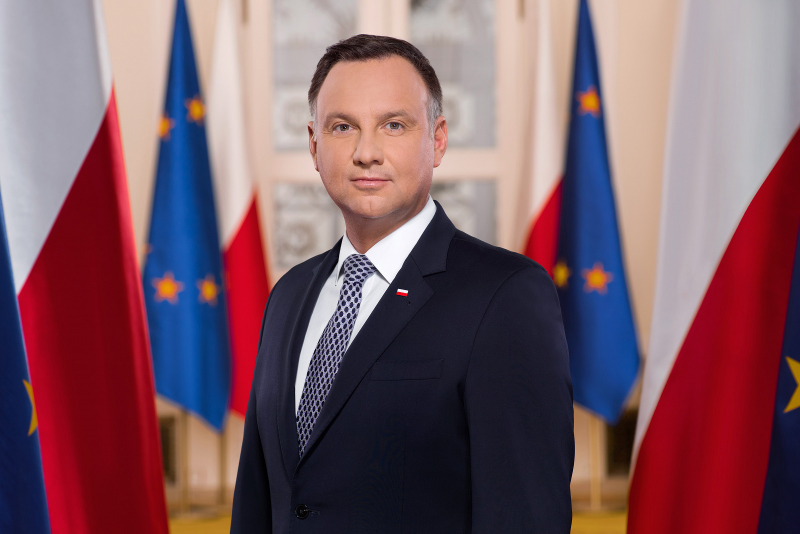
#> input picture kolo/duda.jpg, 1600 x 1067 px (shown at 1/2 size)
$ jupyter execute kolo2.ipynb
#> lines starting #> are read from the running program, lines starting #| are printed output that depends on the picture
[cell 1]
import cv2
import matplotlib.pyplot as plt
import numpy as np

[cell 2]
lake_color = cv2.imread('duda.jpg', cv2.IMREAD_COLOR)
#> lake_color is the input picture: shape (1067, 1600, 3); mean B, G, R 100.9, 90.9, 125.3
lake_gray = cv2.cvtColor(lake_color, cv2.COLOR_BGR2GRAY)
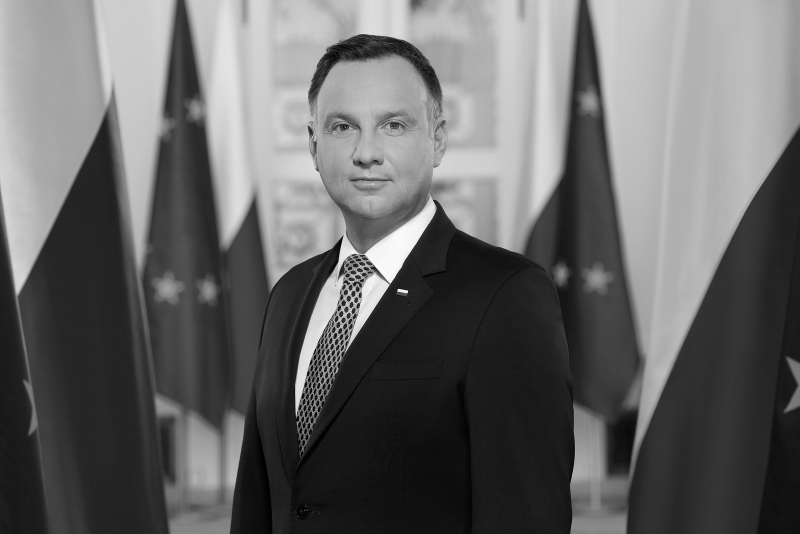
#> lake_gray: shape (1067, 1600) (shown at 1/2 size); min 0, max 255, mean 102.3

[cell 3]
clahe = cv2.createCLAHE(
    clipLimit=2.0,
    tileGridSize=(4, 4)
)
equalized_lake_gray = clahe.apply(lake_gray)
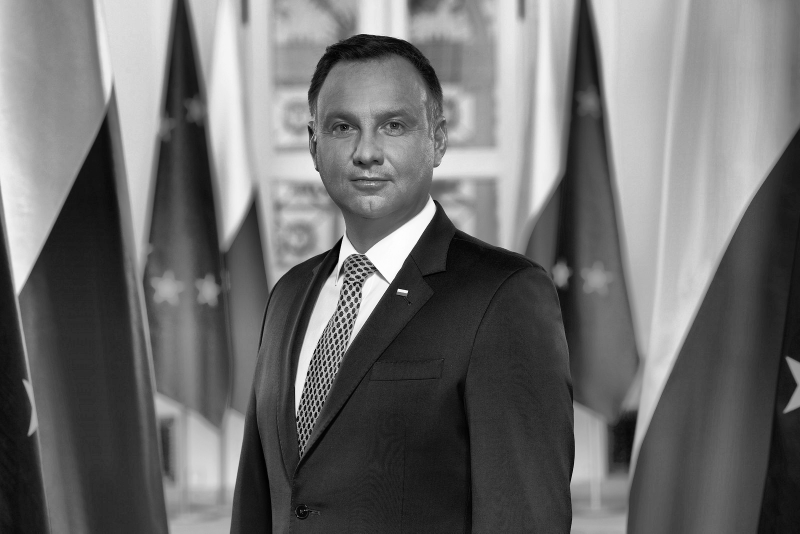
#> equalized_lake_gray: shape (1067, 1600) (shown at 1/2 size); min 0, max 255, mean 109.4

[cell 4]
plt.subplot(221)
plt.imshow(lake_gray, cmap='gray')

plt.subplot(222)
plt.hist(lake_gray.ravel(), bins=256, range=(0, 256), color='gray')

plt.subplot(223)
plt.imshow(equalized_lake_gray, cmap='gray')

plt.subplot(224)
plt.hist(equalized_lake_gray.ravel(), bins=256, range=(0, 256), color='gray')

plt.show()
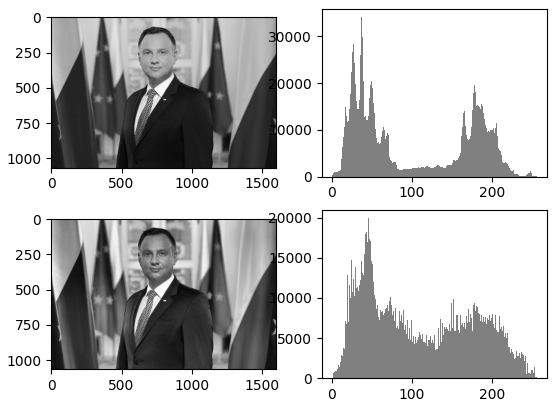
#> figure drawn by matplotlib, 4 panels; panel 2: tallest bar 34194 high, from x = 37 to 38; panel 4: tallest bar 19933 high, from x = 45 to 46

[cell 5]
lake_rgb = cv2.cvtColor(lake_color, cv2.COLOR_BGR2RGB)
lake_lab = cv2.cvtColor(lake_color, cv2.COLOR_BGR2LAB)
#> lake_lab: shape (1067, 1600, 3); mean of channels 0, 1, 2 110.9, 144.3, 131.3

clahe = cv2.createCLAHE(clipLimit=2.0, tileGridSize=(8, 8))
lake_lab[..., 0] = clahe.apply(lake_lab[..., 0])
#> lake_lab: shape (1067, 1600, 3); mean of channels 0, 1, 2 116.5, 144.3, 131.3
lake_color_equalized = cv2.cvtColor(lake_lab, cv2.COLOR_LAB2RGB)
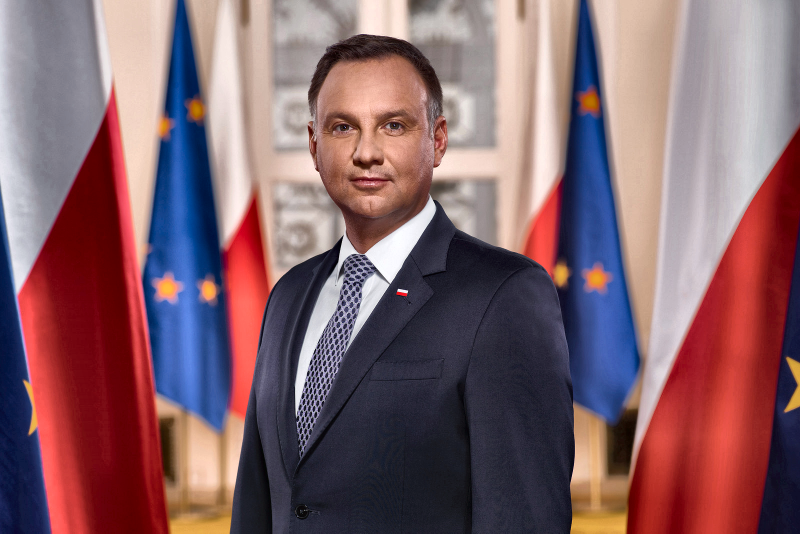
#> lake_color_equalized: shape (1067, 1600, 3) (shown at 1/2 size); mean R, G, B 131.4, 98.6, 105.7

[cell 6]
plt.subplot(221)
plt.imshow(lake_rgb)

plt.subplot(222)
plt.hist(lake_rgb[..., 0].ravel(), bins=256, range=(0, 256), color='b')
plt.hist(lake_rgb[..., 1].ravel(), bins=256, range=(0, 256), color='g')
plt.hist(lake_rgb[..., 2].ravel(), bins=256, range=(0, 256), color='r')

plt.subplot(223)
plt.imshow(lake_color_equalized)

plt.subplot(224)
plt.hist(lake_color_equalized[..., 0].ravel(), bins=256, range=(0, 256), color='b')
plt.hist(lake_color_equalized[..., 1].ravel(), bins=256, range=(0, 256), color='g')
plt.hist(lake_color_equalized[..., 2].ravel(), bins=256, range=(0, 256), color='r')
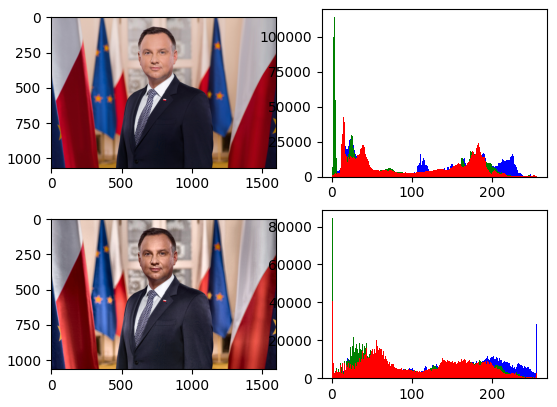
#> figure drawn by matplotlib, 4 panels; panel 2: tallest bar 27266 high, from x = 25 to 26; panel 2: tallest bar 114605 high, from x = 3 to 4; panel 2: tallest bar 42553 high, from x = 14 to 15; panel 4: tallest bar 28754 high, from x = 255 to 256
